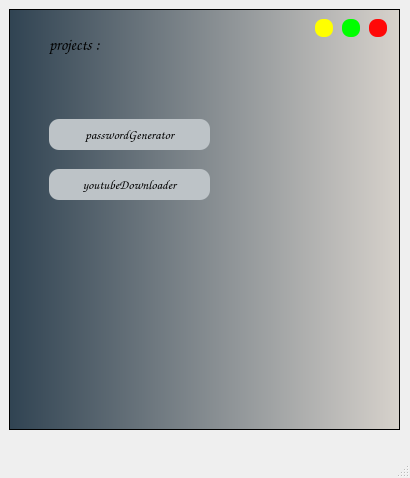
<?xml version="1.0" encoding="UTF-8"?>
<ui version="4.0">
 <class>MainWindow</class>
 <widget class="QMainWindow" name="MainWindow">
  <property name="geometry">
   <rect>
    <x>0</x>
    <y>0</y>
    <width>410</width>
    <height>478</height>
   </rect>
  </property>
  <property name="windowTitle">
   <string>MainWindow</string>
  </property>
  <widget class="QWidget" name="centralwidget">
   <widget class="QFrame" name="frame">
    <property name="geometry">
     <rect>
      <x>9</x>
      <y>9</y>
      <width>391</width>
      <height>421</height>
     </rect>
    </property>
    <property name="styleSheet">
     <string notr="true">background-color: qlineargradient(spread:pad, x1:0, y1:0, x2:1, y2:0, stop:0 #304352, stop:1 #d7d2cc);</string>
    </property>
    <property name="frameShape">
     <enum>QFrame::StyledPanel</enum>
    </property>
    <property name="frameShadow">
     <enum>QFrame::Raised</enum>
    </property>
    <widget class="QLabel" name="label_3">
     <property name="geometry">
      <rect>
       <x>40</x>
       <y>20</y>
       <width>181</width>
       <height>31</height>
      </rect>
     </property>
     <property name="font">
      <font>
       <family>Comic Sans MS</family>
       <pointsize>12</pointsize>
       <weight>75</weight>
       <italic>true</italic>
       <bold>true</bold>
       <underline>false</underline>
       <strikeout>false</strikeout>
       <kerning>true</kerning>
      </font>
     </property>
     <property name="styleSheet">
      <string notr="true">background-color: none;</string>
     </property>
     <property name="text">
      <string>projects :</string>
     </property>
    </widget>
    <widget class="QPushButton" name="pushButton_passwordGenerator">
     <property name="geometry">
      <rect>
       <x>40</x>
       <y>110</y>
       <width>161</width>
       <height>31</height>
      </rect>
     </property>
     <property name="font">
      <font>
       <family>Comic Sans MS</family>
       <pointsize>10</pointsize>
       <weight>75</weight>
       <bold>true</bold>
      </font>
     </property>
     <property name="styleSheet">
      <string notr="true">QPushButton{
border-radius:10px;
background-color: #bdc3c7;
}
QPushButton:hover{
border-radius:10px;
background-color: qlineargradient(spread:pad, x1:0, y1:0, x2:1, y2:0, stop:0 #948E99, stop:1 #2E1437);
}</string>
     </property>
     <property name="text">
      <string>passwordGenerator</string>
     </property>
    </widget>
    <widget class="QPushButton" name="pushButton_min">
     <property name="geometry">
      <rect>
       <x>306</x>
       <y>10</y>
       <width>18</width>
       <height>18</height>
      </rect>
     </property>
     <property name="minimumSize">
      <size>
       <width>18</width>
       <height>18</height>
      </size>
     </property>
     <property name="maximumSize">
      <size>
       <width>18</width>
       <height>18</height>
      </size>
     </property>
     <property name="toolTip">
      <string>&lt;html&gt;&lt;head/&gt;&lt;body &gt;&lt;p&gt;Minimize&lt;/p&gt;&lt;/body&gt;&lt;/html&gt;</string>
     </property>
     <property name="styleSheet">
      <string notr="true">border-radius:8px;
background-color: rgb(255, 255, 0);</string>
     </property>
     <property name="text">
      <string/>
     </property>
    </widget>
    <widget class="QPushButton" name="pushButton_close">
     <property name="geometry">
      <rect>
       <x>360</x>
       <y>10</y>
       <width>18</width>
       <height>18</height>
      </rect>
     </property>
     <property name="minimumSize">
      <size>
       <width>18</width>
       <height>18</height>
      </size>
     </property>
     <property name="maximumSize">
      <size>
       <width>18</width>
       <height>18</height>
      </size>
     </property>
     <property name="toolTip">
      <string>Close</string>
     </property>
     <property name="styleSheet">
      <string notr="true">border-radius:8px;
background-color: rgb(255, 8, 8);
</string>
     </property>
     <property name="text">
      <string/>
     </property>
    </widget>
    <widget class="QPushButton" name="pushButton_max">
     <property name="geometry">
      <rect>
       <x>333</x>
       <y>10</y>
       <width>18</width>
       <height>18</height>
      </rect>
     </property>
     <property name="minimumSize">
      <size>
       <width>18</width>
       <height>18</height>
      </size>
     </property>
     <property name="maximumSize">
      <size>
       <width>18</width>
       <height>18</height>
      </size>
     </property>
     <property name="toolTip">
      <string>Normal size</string>
     </property>
     <property name="styleSheet">
      <string notr="true">border-radius:8px;
background-color: rgb(0, 255, 0);
</string>
     </property>
     <property name="text">
      <string/>
     </property>
    </widget>
    <widget class="QPushButton" name="pushButton_youtubeDownloader">
     <property name="geometry">
      <rect>
       <x>40</x>
       <y>160</y>
       <width>161</width>
       <height>31</height>
      </rect>
     </property>
     <property name="font">
      <font>
       <family>Comic Sans MS</family>
       <pointsize>10</pointsize>
       <weight>75</weight>
       <bold>true</bold>
      </font>
     </property>
     <property name="styleSheet">
      <string notr="true">QPushButton{
border-radius:10px;
background-color: #bdc3c7;
}
QPushButton:hover{
border-radius:10px;
background-color: qlineargradient(spread:pad, x1:0, y1:0, x2:1, y2:0, stop:0 #948E99, stop:1 #2E1437);
}</string>
     </property>
     <property name="text">
      <string>youtubeDownloader</string>
     </property>
    </widget>
   </widget>
  </widget>
  <widget class="QStatusBar" name="statusbar"/>
 </widget>
 <resources/>
 <connections>
  <connection>
   <sender>pushButton_close</sender>
   <signal>clicked()</signal>
   <receiver>MainWindow</receiver>
   <slot>close()</slot>
   <hints>
    <hint type="sourcelabel">
     <x>377</x>
     <y>27</y>
    </hint>
    <hint type="destinationlabel">
     <x>204</x>
     <y>238</y>
    </hint>
   </hints>
  </connection>
  <connection>
   <sender>pushButton_max</sender>
   <signal>clicked()</signal>
   <receiver>MainWindow</receiver>
   <slot>showNormal()</slot>
   <hints>
    <hint type="sourcelabel">
     <x>350</x>
     <y>27</y>
    </hint>
    <hint type="destinationlabel">
     <x>204</x>
     <y>238</y>
    </hint>
   </hints>
  </connection>
  <connection>
   <sender>pushButton_min</sender>
   <signal>clicked()</signal>
   <receiver>pushButton_min</receiver>
   <slot>showMinimized()</slot>
   <hints>
    <hint type="sourcelabel">
     <x>323</x>
     <y>27</y>
    </hint>
    <hint type="destinationlabel">
     <x>323</x>
     <y>27</y>
    </hint>
   </hints>
  </connection>
 </connections>
</ui>
